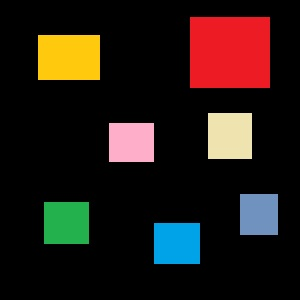
#> input picture img.jpg, 300 x 300 px
$ jupyter execute intensity_slicing.ipynb
#> lines starting #> are read from the running program, lines starting #| are printed output that depends on the picture; after the words box and inside, x2 and y2 are one past the last pixel; in counts of white or black regions, pixels touching at a corner belong together
[cell 1]
import cv2
import numpy as np
import matplotlib.pyplot as plt
import sys
from PIL import ImageDraw

# Description_Question-1

First we have to import an image and convert it into gray scale using open cv tools and display it.Part 1 is done.
Then to count pixels of each object in an image we have to iterate loop in all the pixels of an image ,and find the number of unique pixels other than 0 value(dark pixels) and place them in a dictionary along with their count in an image.Then using put text function write each object count on it place.Part two is done.
Te other way to get number of pixels of each object using open cv , first import the image ,convert in gray scale and then find its threshold where all the objects clearly be observed.then find number of contours and draw them,and at last find the area of each countours , which is the number of pixels of each object.Then find the midpoint of each contours and draw the area of contours at that place.Part 3 is done

# Question1_Part 1

[cell 2]
path = "img.jpg"
img = cv2.imread(path, cv2.IMREAD_GRAYSCALE)
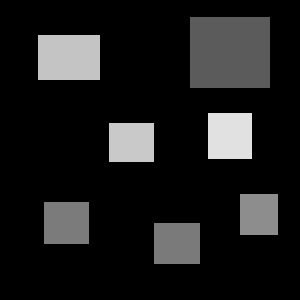
#> img: shape (300, 300); min 0, max 229, mean 28.4
plt.imshow(img,cmap='gray')
plt.axis('off')
plt.show()

# Question1_part2

[cell 3]
'''
iterate a loop in image to see the row vice  unique pixel values of different items ,
to determine the sequence of objects means ,for example object having pixels value 90 come first if we search in row wise.
find each  pixel value and its count.Creates the dictioanry,  for example in this case  pixel value of 0 comes 71622 times
'''
a = np.array(img)
unique, counts = np.unique(a, return_counts=True)
#> unique = 66 values from 0 to 229; counts = 66 values, max 71622 at index 0, min 1 at index 9, mean 1363.6
z=dict(zip(unique, counts))
#> z = 66 items
print((z))
#> (printed output is left out)

[cell 4]
'''
find those pixel values those count are larger means the pixel of objects. and save there count in a list
'''
color=[]
pixels=[]
for i,j in z.items():
    if j>1000 and i!=0:
        color.append(i)
        pixels.append(j)
#> this loop made 66 passes
#> (i, j) on passes 10 to 21: (83, 1), (85, 1), (87, 1), (88, 5), (89, 5), (90, 76), (91, 5368), (92, 209), (93, 3), (94, 8), (95, 2), (96, 1)
#> j on passes 1 to 6: 71622, 590, 107, 48, 32, 11
#> after the loop, color = [91, 122, 123, 141, 196, 201, 225]; pixels = [5368, 1813, 1899, 1518, 2619, 1686, 1891]
print(color)
#| [91, 122, 123, 141, 196, 201, 225]
print(pixels)
#| [5368, 1813, 1899, 1518, 2619, 1686, 1891]

[cell 5]
'''
arrange them in a sequence or
in a order in which  they appear in a image
'''
new_color=[91,196,225,201,141,123,121]
new_pixels=[5368,2619,1686,1891,1813,1899,1518]
org = [(200,50),(50,60),(110,150),(210,140),(45,230),(155,250),(240,220)]

[cell 6]
'''
function to draw a text on the image
'''
def write_on_img(myImg,pxl,org,font,fontScale, color, thickness):
    myImg = cv2.putText(myImg,pxl,org, font,fontScale, color, thickness, cv2.LINE_AA)
    return myImg

[cell 7]
'''
reading the image in gray scale and calling a function to write number of pixels on a particular object
'''
path = "img.jpg"
myImg = cv2.imread(path, cv2.IMREAD_GRAYSCALE)
for i in range(7):
    myImg=write_on_img(myImg,str(new_pixels[i]),org[i],cv2.FONT_HERSHEY_SIMPLEX,0.5,(50,10,0),1)
#> this loop made 7 passes
#> pass 2, in write_on_img (call 2), `myImg = cv2.putText(myImg,pxl,org, font,fontScale, color, thickness, c..`:
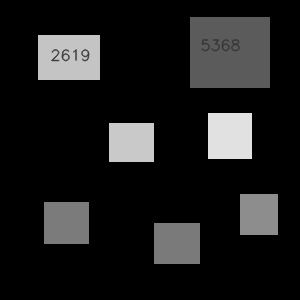
#> myImg: shape (300, 300); min 0, max 229, mean 28.1
#> pass 3, in write_on_img (call 3), `myImg = cv2.putText(myImg,pxl,org, font,fontScale, color, thickness, c..`:
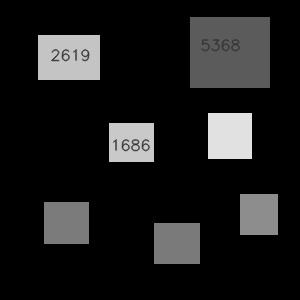
#> myImg: shape (300, 300); 0.35% of pixels changed, all inside (x1, y1, x2, y2) = (113, 139, 151, 152)
#> after the loop:
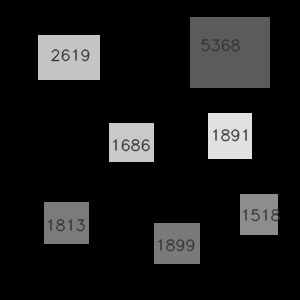
#> myImg: shape (300, 300); 1.17% of pixels changed, all inside (x1, y1, x2, y2) = (48, 128, 280, 252)

[cell 8]
'''
display the final output image
'''
plt.imshow(myImg,cmap='gray')
plt.axis('off')
plt.show()

# Question_1_part3

[cell 9]
'''
reading the image and convert to gray scale, after than apply binary thresh hold to find only the shapes,
and fin the contours among each object in an image and
than find the area of each contour ,hence find the area or number of pixels in each object.

'''
image = cv2.imread("img.jpg")
#> image is the input picture: shape (300, 300, 3); mean B, G, R 20.7, 26.2, 36
# convert to RGB
image = cv2.cvtColor(image, cv2.COLOR_BGR2RGB)
# convert to grayscale
gray = cv2.cvtColor(image, cv2.COLOR_RGB2GRAY)
# create a binary thresholded image
_, binary = cv2.threshold(gray,20, 255, cv2.THRESH_BINARY_INV)
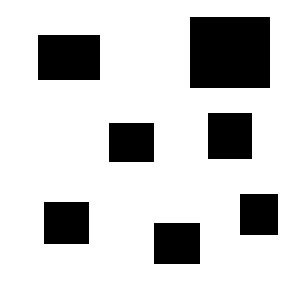
#> binary: shape (300, 300); 80.5% white; 7 black regions
# find the contours from the thresholded image
contours, hierarchy = cv2.findContours(binary, cv2.RETR_TREE, cv2.CHAIN_APPROX_SIMPLE)
#> contours = 8 contours; box (x1, y1, x2, y2) and area: (0, 0, 300, 300) 89401, (189, 16, 271, 89) 5830, (37, 34, 101, 81) 2896, (207, 112, 253, 160) 2113, (43, 201, 90, 245) 1976, (153, 222, 201, 265) 1972, (108, 122, 155, 163) 1838, (239, 193, 279, 236) 1636
for c in range(len(contours)):
    ''' skip the first index as it holds the complete image and we need to find the size of objects only in an image'''
    if c==0:
        continue
    # compute the center of the contour
    M = cv2.moments((contours[c]))
    cX = int(M["m10"] / M["m00"])
    cY = int(M["m01"] / M["m00"])
    cv2.putText(image, str(cv2.contourArea((contours[c]))), (cX - 20, cY + 10),
    cv2.FONT_HERSHEY_SIMPLEX, 0.5, (255, 255, 255), 2)
#> this loop made 8 passes
#> (cX, cY) on passes 2 to 8: (176, 243), (66, 222), (258, 214), (131, 142), (229, 135), (68, 57), (229, 52)
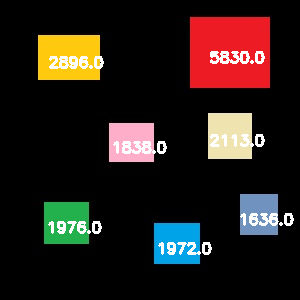
#> image: shape (300, 300, 3); mean R, G, B 39.6, 30.3, 25.6
# show the image
plt.imshow(image,cmap='gray')
plt.axis('off')
plt.show()
